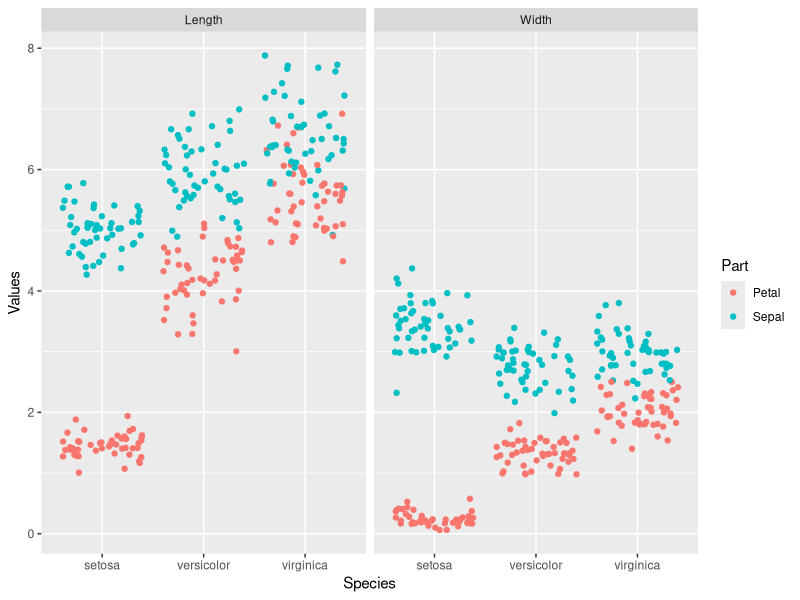
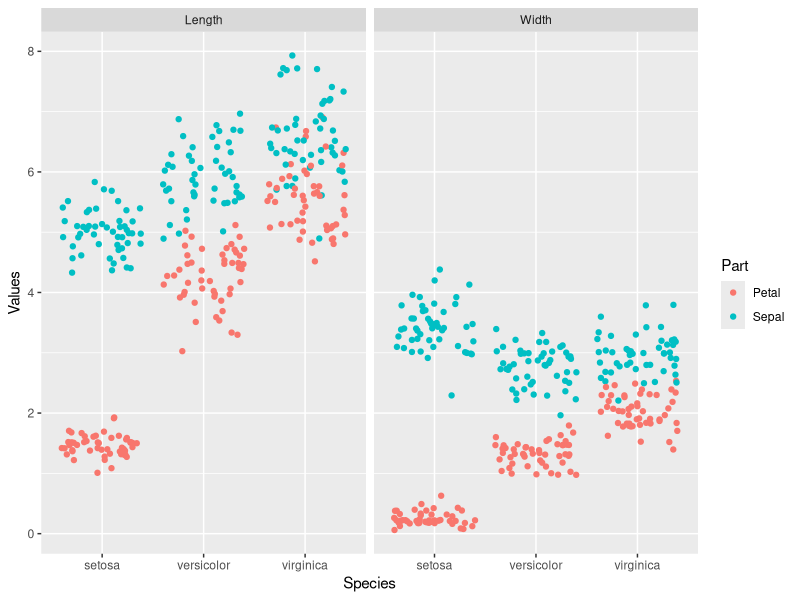

The R script that drew these images, in order:
## ---- chunk 1
library(tidyverse)
relig_income
## ---- chunk 2
fish_encounters
## ---- chunk 3
relig_income %>%
  pivot_longer(cols = -religion, names_to = "income", values_to = "value")
## ---- chunk 4
fish_encounters %>%
  pivot_wider(names_from = station, values_from = seen)
## ---- chunk 5
fish_encounters %>%
  pivot_wider(names_from = station, values_from = seen, values_fill = 0)
## ---- chunk 6
df <- data.frame(Player=c('Frodo Baggins', 'Frodo Baggins', 'Samwise Gamgee', 'Samwise Gamgee', 'Grover Cleveland', 'Grover Cleveland'),
                 Year=c(1999, 2000, 1999, 2000, 1999, 2000),
                 Points=c(31, 22, 30, 15, 16, 17),
                 Assists=c(3, 5, 4, 6, 2, 1))
## ---- chunk 7
df %>% 
unite(col='Player_Stat', c('Points', 'Assists'), sep='-')

## ---- chunk 8
df %>% 
unite(col='Player_Stat', c('Points', 'Assists'), sep='-') %>%
separate(Player, into = c("Personal Name", "Family Name"), sep = " ", convert = TRUE)  

## ---- chunk 9
tidy_pets <- tibble::tribble(
  ~rank, ~pet_type, ~breed,
  1L,        NA,    "Boston Terrier",
  2L,        NA,    "Retrievers (Labrador)",
  3L,        NA,    "Retrievers (Golden)",
  4L,        NA,    "French Bulldogs",
  5L,        NA,    "Bulldogs",
  6L,     "Dog",    "Beagles",
  1L,        NA,    "Persian",
  2L,        NA,    "Maine Coon",
  3L,        NA,    "Ragdoll",
  4L,        NA,    "Exotic",
  5L,        NA,    "Siamese",
  6L,     "Cat",    "American Short"
)

tidy_pets
## ---- chunk 10
tidy_pets %>%
  fill(pet_type, .direction = "up")

## ---- chunk 11
head(iris)
## ---- chunk 12
iris %>%
  pivot_longer(cols = -Species, names_to = "Measures", values_to = "Values") %>%
  separate(col = Measures, into = c("Part", "Measure")) %>%
  ggplot(aes(Species, Values, color = Part)) + 
    geom_jitter() + 
    facet_grid(~Measure)
## ---- chunk 13
iris2 = as_tibble(iris)

## ---- chunk 14
iris2 %>%
  pivot_longer(cols = -Species, names_to = "Measures", values_to = "Values")
## ---- chunk 15
iris2 %>%
  pivot_longer(cols = -Species, names_to = "Measures", values_to = "Values") %>%
  separate(col = Measures, into = c("Part", "Measure"))
## ---- chunk 16
iris2 %>%
  pivot_longer(cols = -Species, names_to = "Measures", values_to = "Values") %>%
  separate(col = Measures, into = c("Part", "Measure")) %>%
  ggplot(aes(Species, Values, color = Part)) + 
    geom_jitter() + 
    facet_grid(~Measure)
## ---- chunk 17
table1
## ---- chunk 18
table2
## ---- chunk 19
table3
## ---- chunk 20
table4a
## ---- chunk 21
library(tidyverse)
fyear_cases_1999 =
  table2 %>%
  filter(year == 1999,
         type == "cases")


fyear_cases_2000 =
  table2 %>%
  filter(year == 2000,
         type == "cases")

## ---- chunk 22
fyear_pop_1999 =
  table2 %>%
  filter(year == 1999,
         type == "population")

fyear_pop_2000 =
  table2 %>%
  filter(year == 2000,
         type == "population")

## ---- chunk 23
rate_1999 =
  bind_cols(fyear_cases_1999, fyear_pop_1999)
rate_2000 =
  bind_cols(fyear_cases_2000, fyear_pop_2000)
## ---- chunk 24
rate_1999 <- rate_1999 %>%
  mutate(rate = (count...4/count...8)*10000)


rate_2000 <- rate_2000 %>%
  mutate(rate = (count...4/count...8)*10000)

## ---- chunk 25
rate_1999 <- rate_1999 %>%
  select(country...1,year...2,count...4,rate )

rate_2000 <- rate_2000 %>%
  select(country...1,year...2,count...4,rate )

## ---- chunk 26
bind_rows(rate_1999, rate_2000)

## ---- chunk 27
dfz <- tibble(
  x = 1:3,
  y = c("a", "d,e,f", "g,h"),
  z = c("1", "2,3,4", "5,6")
)

dfz
## ---- chunk 28
separate_rows(dfz, y, z, convert = TRUE)

## ---- chunk 29
separate_rows(dfz, y, z, convert = TRUE)

